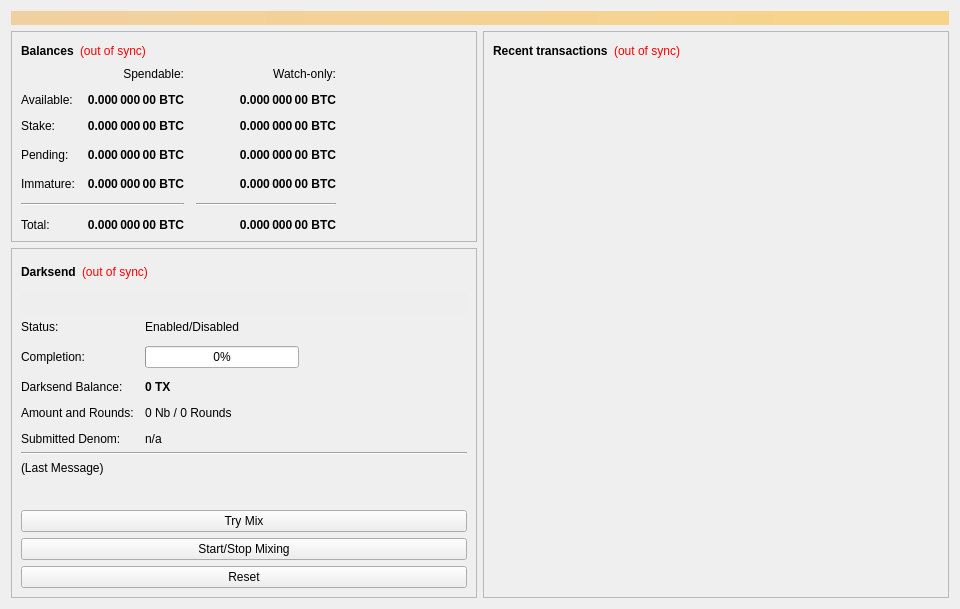
<?xml version="1.0" encoding="UTF-8"?>
<ui version="4.0">
 <class>OverviewPage</class>
 <widget class="QWidget" name="OverviewPage">
  <property name="geometry">
   <rect>
    <x>0</x>
    <y>0</y>
    <width>960</width>
    <height>594</height>
   </rect>
  </property>
  <property name="minimumSize">
   <size>
    <width>960</width>
    <height>0</height>
   </size>
  </property>
  <property name="windowTitle">
   <string>Form</string>
  </property>
  <layout class="QVBoxLayout" name="topLayout">
   <item>
    <widget class="QLabel" name="labelAlerts">
     <property name="visible">
      <bool>false</bool>
     </property>
     <property name="styleSheet">
      <string notr="true">background-color: qlineargradient(x1: 0, y1: 0, x2: 1, y2: 0, stop:0 #F0D0A0, stop:1 #F8D488); color:#000000;</string>
     </property>
     <property name="wordWrap">
      <bool>true</bool>
     </property>
     <property name="margin">
      <number>3</number>
     </property>
    </widget>
   </item>
   <item>
    <layout class="QHBoxLayout" name="horizontalLayout" stretch="1,1">
     <item>
      <layout class="QVBoxLayout" name="verticalLayout_2">
       <item>
        <widget class="QFrame" name="frame">
         <property name="frameShape">
          <enum>QFrame::StyledPanel</enum>
         </property>
         <property name="frameShadow">
          <enum>QFrame::Raised</enum>
         </property>
         <layout class="QVBoxLayout" name="verticalLayout_4">
          <item>
           <layout class="QHBoxLayout" name="horizontalLayout_4">
            <item>
             <widget class="QLabel" name="label_5">
              <property name="font">
               <font>
                <weight>75</weight>
                <bold>true</bold>
               </font>
              </property>
              <property name="text">
               <string>Balances</string>
              </property>
             </widget>
            </item>
            <item>
             <widget class="QLabel" name="labelWalletStatus">
              <property name="cursor">
               <cursorShape>WhatsThisCursor</cursorShape>
              </property>
              <property name="toolTip">
               <string>The displayed information may be out of date. Your wallet automatically synchronizes with the Niobium network after a connection is established, but this process has not completed yet.</string>
              </property>
              <property name="styleSheet">
               <string notr="true">QLabel { color: red; }</string>
              </property>
              <property name="text">
               <string notr="true">(out of sync)</string>
              </property>
              <property name="alignment">
               <set>Qt::AlignLeading|Qt::AlignLeft|Qt::AlignVCenter</set>
              </property>
             </widget>
            </item>
            <item>
             <spacer name="horizontalSpacer_3">
              <property name="orientation">
               <enum>Qt::Horizontal</enum>
              </property>
              <property name="sizeHint" stdset="0">
               <size>
                <width>40</width>
                <height>20</height>
               </size>
              </property>
             </spacer>
            </item>
           </layout>
          </item>
          <item>
           <layout class="QGridLayout" name="gridLayout">
            <property name="spacing">
             <number>12</number>
            </property>
            <item row="3" column="2">
             <widget class="QLabel" name="labelWatchPending">
              <property name="font">
               <font>
                <weight>75</weight>
                <bold>true</bold>
               </font>
              </property>
              <property name="cursor">
               <cursorShape>IBeamCursor</cursorShape>
              </property>
              <property name="toolTip">
               <string>Unconfirmed transactions to watch-only addresses</string>
              </property>
              <property name="text">
               <string notr="true">0.000 000 00 BTC</string>
              </property>
              <property name="alignment">
               <set>Qt::AlignRight|Qt::AlignTrailing|Qt::AlignVCenter</set>
              </property>
              <property name="textInteractionFlags">
               <set>Qt::LinksAccessibleByMouse|Qt::TextSelectableByKeyboard|Qt::TextSelectableByMouse</set>
              </property>
             </widget>
            </item>
            <item row="3" column="1">
             <widget class="QLabel" name="labelUnconfirmed">
              <property name="font">
               <font>
                <weight>75</weight>
                <bold>true</bold>
               </font>
              </property>
              <property name="cursor">
               <cursorShape>IBeamCursor</cursorShape>
              </property>
              <property name="toolTip">
               <string>Total of transactions that have yet to be confirmed, and do not yet count toward the spendable balance</string>
              </property>
              <property name="text">
               <string notr="true">0.000 000 00 BTC</string>
              </property>
              <property name="alignment">
               <set>Qt::AlignRight|Qt::AlignTrailing|Qt::AlignVCenter</set>
              </property>
              <property name="textInteractionFlags">
               <set>Qt::LinksAccessibleByMouse|Qt::TextSelectableByKeyboard|Qt::TextSelectableByMouse</set>
              </property>
             </widget>
            </item>
            <item row="4" column="2">
             <widget class="QLabel" name="labelWatchImmature">
              <property name="font">
               <font>
                <weight>75</weight>
                <bold>true</bold>
               </font>
              </property>
              <property name="cursor">
               <cursorShape>IBeamCursor</cursorShape>
              </property>
              <property name="toolTip">
               <string>Mined balance in watch-only addresses that has not yet matured</string>
              </property>
              <property name="text">
               <string notr="true">0.000 000 00 BTC</string>
              </property>
              <property name="alignment">
               <set>Qt::AlignRight|Qt::AlignTrailing|Qt::AlignVCenter</set>
              </property>
              <property name="textInteractionFlags">
               <set>Qt::LinksAccessibleByMouse|Qt::TextSelectableByKeyboard|Qt::TextSelectableByMouse</set>
              </property>
             </widget>
            </item>
            <item row="5" column="0" colspan="2">
             <widget class="Line" name="lineSpendableBalance">
              <property name="orientation">
               <enum>Qt::Horizontal</enum>
              </property>
             </widget>
            </item>
            <item row="5" column="2">
             <widget class="Line" name="lineWatchBalance">
              <property name="sizePolicy">
               <sizepolicy hsizetype="Preferred" vsizetype="Fixed">
                <horstretch>0</horstretch>
                <verstretch>0</verstretch>
               </sizepolicy>
              </property>
              <property name="minimumSize">
               <size>
                <width>140</width>
                <height>0</height>
               </size>
              </property>
              <property name="orientation">
               <enum>Qt::Horizontal</enum>
              </property>
             </widget>
            </item>
            <item row="6" column="0">
             <widget class="QLabel" name="labelTotalText">
              <property name="text">
               <string>Total:</string>
              </property>
             </widget>
            </item>
            <item row="4" column="1">
             <widget class="QLabel" name="labelImmature">
              <property name="font">
               <font>
                <weight>75</weight>
                <bold>true</bold>
               </font>
              </property>
              <property name="cursor">
               <cursorShape>IBeamCursor</cursorShape>
              </property>
              <property name="toolTip">
               <string>Mined balance that has not yet matured</string>
              </property>
              <property name="text">
               <string notr="true">0.000 000 00 BTC</string>
              </property>
              <property name="alignment">
               <set>Qt::AlignRight|Qt::AlignTrailing|Qt::AlignVCenter</set>
              </property>
              <property name="textInteractionFlags">
               <set>Qt::LinksAccessibleByMouse|Qt::TextSelectableByKeyboard|Qt::TextSelectableByMouse</set>
              </property>
             </widget>
            </item>
            <item row="3" column="3">
             <spacer name="horizontalSpacer_2">
              <property name="orientation">
               <enum>Qt::Horizontal</enum>
              </property>
              <property name="sizeHint" stdset="0">
               <size>
                <width>40</width>
                <height>20</height>
               </size>
              </property>
             </spacer>
            </item>
            <item row="4" column="0">
             <widget class="QLabel" name="labelImmatureText">
              <property name="text">
               <string>Immature:</string>
              </property>
             </widget>
            </item>
            <item row="6" column="1">
             <widget class="QLabel" name="labelTotal">
              <property name="font">
               <font>
                <weight>75</weight>
                <bold>true</bold>
               </font>
              </property>
              <property name="cursor">
               <cursorShape>IBeamCursor</cursorShape>
              </property>
              <property name="toolTip">
               <string>Your current total balance</string>
              </property>
              <property name="text">
               <string notr="true">0.000 000 00 BTC</string>
              </property>
              <property name="alignment">
               <set>Qt::AlignRight|Qt::AlignTrailing|Qt::AlignVCenter</set>
              </property>
              <property name="textInteractionFlags">
               <set>Qt::LinksAccessibleByMouse|Qt::TextSelectableByKeyboard|Qt::TextSelectableByMouse</set>
              </property>
             </widget>
            </item>
            <item row="6" column="2">
             <widget class="QLabel" name="labelWatchTotal">
              <property name="font">
               <font>
                <weight>75</weight>
                <bold>true</bold>
               </font>
              </property>
              <property name="cursor">
               <cursorShape>IBeamCursor</cursorShape>
              </property>
              <property name="toolTip">
               <string>Current total balance in watch-only addresses</string>
              </property>
              <property name="text">
               <string notr="true">0.000 000 00 BTC</string>
              </property>
              <property name="alignment">
               <set>Qt::AlignRight|Qt::AlignTrailing|Qt::AlignVCenter</set>
              </property>
              <property name="textInteractionFlags">
               <set>Qt::LinksAccessibleByMouse|Qt::TextSelectableByKeyboard|Qt::TextSelectableByMouse</set>
              </property>
             </widget>
            </item>
            <item row="0" column="2">
             <widget class="QLabel" name="labelWatchonly">
              <property name="text">
               <string>Watch-only:</string>
              </property>
              <property name="alignment">
               <set>Qt::AlignRight|Qt::AlignTrailing|Qt::AlignVCenter</set>
              </property>
             </widget>
            </item>
            <item row="1" column="0">
             <widget class="QLabel" name="labelBalanceText">
              <property name="text">
               <string>Available:</string>
              </property>
             </widget>
            </item>
            <item row="1" column="1">
             <widget class="QLabel" name="labelBalance">
              <property name="font">
               <font>
                <weight>75</weight>
                <bold>true</bold>
               </font>
              </property>
              <property name="cursor">
               <cursorShape>IBeamCursor</cursorShape>
              </property>
              <property name="toolTip">
               <string>Your current spendable balance</string>
              </property>
              <property name="text">
               <string notr="true">0.000 000 00 BTC</string>
              </property>
              <property name="alignment">
               <set>Qt::AlignRight|Qt::AlignTrailing|Qt::AlignVCenter</set>
              </property>
              <property name="textInteractionFlags">
               <set>Qt::LinksAccessibleByMouse|Qt::TextSelectableByKeyboard|Qt::TextSelectableByMouse</set>
              </property>
             </widget>
            </item>
            <item row="2" column="0">
             <widget class="QLabel" name="label_10">
              <property name="text">
               <string>Stake:</string>
              </property>
             </widget>
            </item>
            <item row="2" column="1">
             <widget class="QLabel" name="labelStake">
              <property name="font">
               <font>
                <weight>75</weight>
                <bold>true</bold>
               </font>
              </property>
              <property name="cursor">
               <cursorShape>IBeamCursor</cursorShape>
              </property>
              <property name="toolTip">
               <string>Total of coins that was staked, and do not yet count toward the current balance</string>
              </property>
              <property name="text">
               <string notr="true">0.000 000 00 BTC</string>
              </property>
              <property name="alignment">
               <set>Qt::AlignRight|Qt::AlignTrailing|Qt::AlignVCenter</set>
              </property>
              <property name="textInteractionFlags">
               <set>Qt::LinksAccessibleByMouse|Qt::TextSelectableByKeyboard|Qt::TextSelectableByMouse</set>
              </property>
             </widget>
            </item>
            <item row="2" column="2">
             <widget class="QLabel" name="labelWatchStake">
              <property name="font">
               <font>
                <weight>75</weight>
                <bold>true</bold>
               </font>
              </property>
              <property name="cursor">
               <cursorShape>IBeamCursor</cursorShape>
              </property>
              <property name="toolTip">
               <string>Total of coins that was staked in watch-only addresses, and do not yet count toward the current watch-only balance</string>
              </property>
              <property name="text">
               <string notr="true">0.000 000 00 BTC</string>
              </property>
              <property name="alignment">
               <set>Qt::AlignRight|Qt::AlignTrailing|Qt::AlignVCenter</set>
              </property>
              <property name="textInteractionFlags">
               <set>Qt::LinksAccessibleByMouse|Qt::TextSelectableByKeyboard|Qt::TextSelectableByMouse</set>
              </property>
             </widget>
            </item>
            <item row="1" column="2">
             <widget class="QLabel" name="labelWatchAvailable">
              <property name="font">
               <font>
                <weight>75</weight>
                <bold>true</bold>
               </font>
              </property>
              <property name="cursor">
               <cursorShape>IBeamCursor</cursorShape>
              </property>
              <property name="toolTip">
               <string>Your current balance in watch-only addresses</string>
              </property>
              <property name="text">
               <string notr="true">0.000 000 00 BTC</string>
              </property>
              <property name="alignment">
               <set>Qt::AlignRight|Qt::AlignTrailing|Qt::AlignVCenter</set>
              </property>
              <property name="textInteractionFlags">
               <set>Qt::LinksAccessibleByMouse|Qt::TextSelectableByKeyboard|Qt::TextSelectableByMouse</set>
              </property>
             </widget>
            </item>
            <item row="3" column="0">
             <widget class="QLabel" name="labelPendingText">
              <property name="text">
               <string>Pending:</string>
              </property>
             </widget>
            </item>
            <item row="0" column="1">
             <widget class="QLabel" name="labelSpendable">
              <property name="text">
               <string>Spendable:</string>
              </property>
              <property name="alignment">
               <set>Qt::AlignRight|Qt::AlignTrailing|Qt::AlignVCenter</set>
              </property>
             </widget>
            </item>
           </layout>
          </item>
         </layout>
        </widget>
       </item>
       <item>
        <widget class="QFrame" name="frameDarksend">
         <property name="sizePolicy">
          <sizepolicy hsizetype="Expanding" vsizetype="Expanding">
           <horstretch>0</horstretch>
           <verstretch>0</verstretch>
          </sizepolicy>
         </property>
         <property name="minimumSize">
          <size>
           <width>0</width>
           <height>350</height>
          </size>
         </property>
         <property name="layoutDirection">
          <enum>Qt::LeftToRight</enum>
         </property>
         <property name="frameShape">
          <enum>QFrame::StyledPanel</enum>
         </property>
         <property name="frameShadow">
          <enum>QFrame::Raised</enum>
         </property>
         <layout class="QVBoxLayout" name="verticalLayout_5">
          <item>
           <layout class="QHBoxLayout" name="horizontalLayout_5">
            <item>
             <widget class="QLabel" name="label_2">
              <property name="font">
               <font>
                <weight>75</weight>
                <bold>true</bold>
               </font>
              </property>
              <property name="text">
               <string>Darksend</string>
              </property>
             </widget>
            </item>
            <item>
             <widget class="QLabel" name="labelDarksendSyncStatus">
              <property name="toolTip">
               <string>The displayed information may be out of date. Your wallet automatically synchronizes with the Niobium network after a connection is established, but this process has not completed yet.</string>
              </property>
              <property name="styleSheet">
               <string notr="true">QLabel { color: red; }</string>
              </property>
              <property name="text">
               <string notr="true">(out of sync)</string>
              </property>
              <property name="alignment">
               <set>Qt::AlignLeading|Qt::AlignLeft|Qt::AlignVCenter</set>
              </property>
             </widget>
            </item>
            <item>
             <spacer name="horizontalSpacer_4">
              <property name="orientation">
               <enum>Qt::Horizontal</enum>
              </property>
              <property name="sizeHint" stdset="0">
               <size>
                <width>40</width>
                <height>20</height>
               </size>
              </property>
             </spacer>
            </item>
           </layout>
          </item>
          <item>
           <widget class="QPushButton" name="runAutoDenom">
            <property name="palette">
             <palette>
              <active>
               <colorrole role="WindowText">
                <brush brushstyle="SolidPattern">
                 <color alpha="255">
                  <red>0</red>
                  <green>0</green>
                  <blue>0</blue>
                 </color>
                </brush>
               </colorrole>
               <colorrole role="Button">
                <brush brushstyle="SolidPattern">
                 <color alpha="255">
                  <red>239</red>
                  <green>238</green>
                  <blue>238</blue>
                 </color>
                </brush>
               </colorrole>
               <colorrole role="Light">
                <brush brushstyle="SolidPattern">
                 <color alpha="255">
                  <red>255</red>
                  <green>255</green>
                  <blue>255</blue>
                 </color>
                </brush>
               </colorrole>
               <colorrole role="Midlight">
                <brush brushstyle="SolidPattern">
                 <color alpha="255">
                  <red>247</red>
                  <green>246</green>
                  <blue>246</blue>
                 </color>
                </brush>
               </colorrole>
               <colorrole role="Dark">
                <brush brushstyle="SolidPattern">
                 <color alpha="255">
                  <red>119</red>
                  <green>119</green>
                  <blue>119</blue>
                 </color>
                </brush>
               </colorrole>
               <colorrole role="Mid">
                <brush brushstyle="SolidPattern">
                 <color alpha="255">
                  <red>159</red>
                  <green>159</green>
                  <blue>159</blue>
                 </color>
                </brush>
               </colorrole>
               <colorrole role="Text">
                <brush brushstyle="SolidPattern">
                 <color alpha="255">
                  <red>0</red>
                  <green>0</green>
                  <blue>0</blue>
                 </color>
                </brush>
               </colorrole>
               <colorrole role="BrightText">
                <brush brushstyle="SolidPattern">
                 <color alpha="255">
                  <red>255</red>
                  <green>255</green>
                  <blue>255</blue>
                 </color>
                </brush>
               </colorrole>
               <colorrole role="ButtonText">
                <brush brushstyle="SolidPattern">
                 <color alpha="255">
                  <red>0</red>
                  <green>0</green>
                  <blue>0</blue>
                 </color>
                </brush>
               </colorrole>
               <colorrole role="Base">
                <brush brushstyle="SolidPattern">
                 <color alpha="255">
                  <red>255</red>
                  <green>255</green>
                  <blue>255</blue>
                 </color>
                </brush>
               </colorrole>
               <colorrole role="Window">
                <brush brushstyle="SolidPattern">
                 <color alpha="255">
                  <red>239</red>
                  <green>238</green>
                  <blue>238</blue>
                 </color>
                </brush>
               </colorrole>
               <colorrole role="Shadow">
                <brush brushstyle="SolidPattern">
                 <color alpha="255">
                  <red>0</red>
                  <green>0</green>
                  <blue>0</blue>
                 </color>
                </brush>
               </colorrole>
               <colorrole role="AlternateBase">
                <brush brushstyle="SolidPattern">
                 <color alpha="255">
                  <red>247</red>
                  <green>246</green>
                  <blue>246</blue>
                 </color>
                </brush>
               </colorrole>
               <colorrole role="ToolTipBase">
                <brush brushstyle="SolidPattern">
                 <color alpha="255">
                  <red>255</red>
                  <green>255</green>
                  <blue>220</blue>
                 </color>
                </brush>
               </colorrole>
               <colorrole role="ToolTipText">
                <brush brushstyle="SolidPattern">
                 <color alpha="255">
                  <red>0</red>
                  <green>0</green>
                  <blue>0</blue>
                 </color>
                </brush>
               </colorrole>
              </active>
              <inactive>
               <colorrole role="WindowText">
                <brush brushstyle="SolidPattern">
                 <color alpha="255">
                  <red>0</red>
                  <green>0</green>
                  <blue>0</blue>
                 </color>
                </brush>
               </colorrole>
               <colorrole role="Button">
                <brush brushstyle="SolidPattern">
                 <color alpha="255">
                  <red>239</red>
                  <green>238</green>
                  <blue>238</blue>
                 </color>
                </brush>
               </colorrole>
               <colorrole role="Light">
                <brush brushstyle="SolidPattern">
                 <color alpha="255">
                  <red>255</red>
                  <green>255</green>
                  <blue>255</blue>
                 </color>
                </brush>
               </colorrole>
               <colorrole role="Midlight">
                <brush brushstyle="SolidPattern">
                 <color alpha="255">
                  <red>247</red>
                  <green>246</green>
                  <blue>246</blue>
                 </color>
                </brush>
               </colorrole>
               <colorrole role="Dark">
                <brush brushstyle="SolidPattern">
                 <color alpha="255">
                  <red>119</red>
                  <green>119</green>
                  <blue>119</blue>
                 </color>
                </brush>
               </colorrole>
               <colorrole role="Mid">
                <brush brushstyle="SolidPattern">
                 <color alpha="255">
                  <red>159</red>
                  <green>159</green>
                  <blue>159</blue>
                 </color>
                </brush>
               </colorrole>
               <colorrole role="Text">
                <brush brushstyle="SolidPattern">
                 <color alpha="255">
                  <red>0</red>
                  <green>0</green>
                  <blue>0</blue>
                 </color>
                </brush>
               </colorrole>
               <colorrole role="BrightText">
                <brush brushstyle="SolidPattern">
                 <color alpha="255">
                  <red>255</red>
                  <green>255</green>
                  <blue>255</blue>
                 </color>
                </brush>
               </colorrole>
               <colorrole role="ButtonText">
                <brush brushstyle="SolidPattern">
                 <color alpha="255">
                  <red>0</red>
                  <green>0</green>
                  <blue>0</blue>
                 </color>
                </brush>
               </colorrole>
               <colorrole role="Base">
                <brush brushstyle="SolidPattern">
                 <color alpha="255">
                  <red>255</red>
                  <green>255</green>
                  <blue>255</blue>
                 </color>
                </brush>
               </colorrole>
               <colorrole role="Window">
                <brush brushstyle="SolidPattern">
                 <color alpha="255">
                  <red>239</red>
                  <green>238</green>
                  <blue>238</blue>
                 </color>
                </brush>
               </colorrole>
               <colorrole role="Shadow">
                <brush brushstyle="SolidPattern">
                 <color alpha="255">
                  <red>0</red>
                  <green>0</green>
                  <blue>0</blue>
                 </color>
                </brush>
               </colorrole>
               <colorrole role="AlternateBase">
                <brush brushstyle="SolidPattern">
                 <color alpha="255">
                  <red>247</red>
                  <green>246</green>
                  <blue>246</blue>
                 </color>
                </brush>
               </colorrole>
               <colorrole role="ToolTipBase">
                <brush brushstyle="SolidPattern">
                 <color alpha="255">
                  <red>255</red>
                  <green>255</green>
                  <blue>220</blue>
                 </color>
                </brush>
               </colorrole>
               <colorrole role="ToolTipText">
                <brush brushstyle="SolidPattern">
                 <color alpha="255">
                  <red>0</red>
                  <green>0</green>
                  <blue>0</blue>
                 </color>
                </brush>
               </colorrole>
              </inactive>
              <disabled>
               <colorrole role="WindowText">
                <brush brushstyle="SolidPattern">
                 <color alpha="255">
                  <red>119</red>
                  <green>119</green>
                  <blue>119</blue>
                 </color>
                </brush>
               </colorrole>
               <colorrole role="Button">
                <brush brushstyle="SolidPattern">
                 <color alpha="255">
                  <red>239</red>
                  <green>238</green>
                  <blue>238</blue>
                 </color>
                </brush>
               </colorrole>
               <colorrole role="Light">
                <brush brushstyle="SolidPattern">
                 <color alpha="255">
                  <red>255</red>
                  <green>255</green>
                  <blue>255</blue>
                 </color>
                </brush>
               </colorrole>
               <colorrole role="Midlight">
                <brush brushstyle="SolidPattern">
                 <color alpha="255">
                  <red>247</red>
                  <green>246</green>
                  <blue>246</blue>
                 </color>
                </brush>
               </colorrole>
               <colorrole role="Dark">
                <brush brushstyle="SolidPattern">
                 <color alpha="255">
                  <red>119</red>
                  <green>119</green>
                  <blue>119</blue>
                 </color>
                </brush>
               </colorrole>
               <colorrole role="Mid">
                <brush brushstyle="SolidPattern">
                 <color alpha="255">
                  <red>159</red>
                  <green>159</green>
                  <blue>159</blue>
                 </color>
                </brush>
               </colorrole>
               <colorrole role="Text">
                <brush brushstyle="SolidPattern">
                 <color alpha="255">
                  <red>119</red>
                  <green>119</green>
                  <blue>119</blue>
                 </color>
                </brush>
               </colorrole>
               <colorrole role="BrightText">
                <brush brushstyle="SolidPattern">
                 <color alpha="255">
                  <red>255</red>
                  <green>255</green>
                  <blue>255</blue>
                 </color>
                </brush>
               </colorrole>
               <colorrole role="ButtonText">
                <brush brushstyle="SolidPattern">
                 <color alpha="255">
                  <red>119</red>
                  <green>119</green>
                  <blue>119</blue>
                 </color>
                </brush>
               </colorrole>
               <colorrole role="Base">
                <brush brushstyle="SolidPattern">
                 <color alpha="255">
                  <red>239</red>
                  <green>238</green>
                  <blue>238</blue>
                 </color>
                </brush>
               </colorrole>
               <colorrole role="Window">
                <brush brushstyle="SolidPattern">
                 <color alpha="255">
                  <red>239</red>
                  <green>238</green>
                  <blue>238</blue>
                 </color>
                </brush>
               </colorrole>
               <colorrole role="Shadow">
                <brush brushstyle="SolidPattern">
                 <color alpha="255">
                  <red>0</red>
                  <green>0</green>
                  <blue>0</blue>
                 </color>
                </brush>
               </colorrole>
               <colorrole role="AlternateBase">
                <brush brushstyle="SolidPattern">
                 <color alpha="255">
                  <red>239</red>
                  <green>238</green>
                  <blue>238</blue>
                 </color>
                </brush>
               </colorrole>
               <colorrole role="ToolTipBase">
                <brush brushstyle="SolidPattern">
                 <color alpha="255">
                  <red>255</red>
                  <green>255</green>
                  <blue>220</blue>
                 </color>
                </brush>
               </colorrole>
               <colorrole role="ToolTipText">
                <brush brushstyle="SolidPattern">
                 <color alpha="255">
                  <red>0</red>
                  <green>0</green>
                  <blue>0</blue>
                 </color>
                </brush>
               </colorrole>
              </disabled>
             </palette>
            </property>
            <property name="focusPolicy">
             <enum>Qt::NoFocus</enum>
            </property>
            <property name="autoFillBackground">
             <bool>true</bool>
            </property>
            <property name="text">
             <string/>
            </property>
            <property name="flat">
             <bool>true</bool>
            </property>
           </widget>
          </item>
          <item>
           <layout class="QFormLayout" name="formLayout">
            <property name="fieldGrowthPolicy">
             <enum>QFormLayout::AllNonFixedFieldsGrow</enum>
            </property>
            <property name="horizontalSpacing">
             <number>11</number>
            </property>
            <property name="verticalSpacing">
             <number>12</number>
            </property>
            <item row="0" column="0">
             <widget class="QLabel" name="label_6">
              <property name="text">
               <string>Status:</string>
              </property>
             </widget>
            </item>
            <item row="1" column="0">
             <widget class="QLabel" name="label_7">
              <property name="text">
               <string>Completion:</string>
              </property>
             </widget>
            </item>
            <item row="1" column="1">
             <widget class="QProgressBar" name="darksendProgress">
              <property name="maximumSize">
               <size>
                <width>154</width>
                <height>16777215</height>
               </size>
              </property>
              <property name="value">
               <number>0</number>
              </property>
             </widget>
            </item>
            <item row="3" column="0">
             <widget class="QLabel" name="labelAnonymizedText">
              <property name="text">
               <string>Darksend Balance:</string>
              </property>
             </widget>
            </item>
            <item row="3" column="1">
             <widget class="QLabel" name="labelAnonymized">
              <property name="font">
               <font>
                <weight>75</weight>
                <bold>true</bold>
               </font>
              </property>
              <property name="text">
               <string notr="true">0 TX</string>
              </property>
             </widget>
            </item>
            <item row="4" column="0">
             <widget class="QLabel" name="label_8">
              <property name="text">
               <string>Amount and Rounds:</string>
              </property>
             </widget>
            </item>
            <item row="4" column="1">
             <widget class="QLabel" name="labelAmountRounds">
              <property name="text">
               <string>0 Nb / 0 Rounds</string>
              </property>
             </widget>
            </item>
            <item row="5" column="0">
             <widget class="QLabel" name="label_9">
              <property name="text">
               <string>Submitted Denom:</string>
              </property>
             </widget>
            </item>
            <item row="5" column="1">
             <widget class="QLabel" name="labelSubmittedDenom">
              <property name="toolTip">
               <string>The denominations you submitted to the Masternode.&lt;br&gt;To mix, other users must submit the exact same denominations.</string>
              </property>
              <property name="text">
               <string>n/a</string>
              </property>
             </widget>
            </item>
            <item row="0" column="1">
             <widget class="QLabel" name="darksendEnabled">
              <property name="text">
               <string>Enabled/Disabled</string>
              </property>
             </widget>
            </item>
           </layout>
          </item>
          <item>
           <widget class="Line" name="lineLastMessage">
            <property name="orientation">
             <enum>Qt::Horizontal</enum>
            </property>
           </widget>
          </item>
          <item>
           <widget class="QLabel" name="darksendStatus">
            <property name="minimumSize">
             <size>
              <width>288</width>
              <height>43</height>
             </size>
            </property>
            <property name="text">
             <string>(Last Message)</string>
            </property>
            <property name="alignment">
             <set>Qt::AlignLeading|Qt::AlignLeft|Qt::AlignTop</set>
            </property>
            <property name="wordWrap">
             <bool>true</bool>
            </property>
           </widget>
          </item>
          <item>
           <widget class="QPushButton" name="darksendAuto">
            <property name="sizePolicy">
             <sizepolicy hsizetype="MinimumExpanding" vsizetype="Fixed">
              <horstretch>0</horstretch>
              <verstretch>0</verstretch>
             </sizepolicy>
            </property>
            <property name="toolTip">
             <string>Try to manually submit a Darksend request.</string>
            </property>
            <property name="text">
             <string>Try Mix</string>
            </property>
           </widget>
          </item>
          <item>
           <widget class="QPushButton" name="toggleDarksend">
            <property name="sizePolicy">
             <sizepolicy hsizetype="MinimumExpanding" vsizetype="Fixed">
              <horstretch>0</horstretch>
              <verstretch>0</verstretch>
             </sizepolicy>
            </property>
            <property name="text">
             <string>Start/Stop Mixing</string>
            </property>
           </widget>
          </item>
          <item>
           <widget class="QPushButton" name="darksendReset">
            <property name="sizePolicy">
             <sizepolicy hsizetype="MinimumExpanding" vsizetype="Fixed">
              <horstretch>0</horstretch>
              <verstretch>0</verstretch>
             </sizepolicy>
            </property>
            <property name="toolTip">
             <string>Reset the current status of Darksend (can interrupt Darksend if it's in the process of Mixing, which can cost you money!)</string>
            </property>
            <property name="autoFillBackground">
             <bool>false</bool>
            </property>
            <property name="text">
             <string>Reset</string>
            </property>
           </widget>
          </item>
         </layout>
        </widget>
       </item>
       <item>
        <spacer name="verticalSpacer">
         <property name="orientation">
          <enum>Qt::Vertical</enum>
         </property>
         <property name="sizeHint" stdset="0">
          <size>
           <width>20</width>
           <height>40</height>
          </size>
         </property>
        </spacer>
       </item>
      </layout>
     </item>
     <item>
      <layout class="QVBoxLayout" name="verticalLayout_3">
       <item>
        <widget class="QFrame" name="frame_2">
         <property name="frameShape">
          <enum>QFrame::StyledPanel</enum>
         </property>
         <property name="frameShadow">
          <enum>QFrame::Raised</enum>
         </property>
         <layout class="QVBoxLayout" name="verticalLayout">
          <item>
           <layout class="QHBoxLayout" name="horizontalLayout_2">
            <item>
             <widget class="QLabel" name="label_4">
              <property name="font">
               <font>
                <weight>75</weight>
                <bold>true</bold>
               </font>
              </property>
              <property name="text">
               <string>Recent transactions</string>
              </property>
             </widget>
            </item>
            <item>
             <widget class="QLabel" name="labelTransactionsStatus">
              <property name="cursor">
               <cursorShape>WhatsThisCursor</cursorShape>
              </property>
              <property name="toolTip">
               <string>The displayed information may be out of date. Your wallet automatically synchronizes with the Niobium network after a connection is established, but this process has not completed yet.</string>
              </property>
              <property name="styleSheet">
               <string notr="true">QLabel { color: red; }</string>
              </property>
              <property name="text">
               <string notr="true">(out of sync)</string>
              </property>
              <property name="alignment">
               <set>Qt::AlignRight|Qt::AlignTrailing|Qt::AlignVCenter</set>
              </property>
             </widget>
            </item>
            <item>
             <spacer name="horizontalSpacer">
              <property name="orientation">
               <enum>Qt::Horizontal</enum>
              </property>
              <property name="sizeHint" stdset="0">
               <size>
                <width>40</width>
                <height>20</height>
               </size>
              </property>
             </spacer>
            </item>
           </layout>
          </item>
          <item>
           <widget class="QListView" name="listTransactions">
            <property name="styleSheet">
             <string notr="true">QListView { background: transparent; }</string>
            </property>
            <property name="frameShape">
             <enum>QFrame::NoFrame</enum>
            </property>
            <property name="verticalScrollBarPolicy">
             <enum>Qt::ScrollBarAlwaysOff</enum>
            </property>
            <property name="horizontalScrollBarPolicy">
             <enum>Qt::ScrollBarAlwaysOff</enum>
            </property>
            <property name="selectionMode">
             <enum>QAbstractItemView::NoSelection</enum>
            </property>
           </widget>
          </item>
         </layout>
        </widget>
       </item>
      </layout>
     </item>
    </layout>
   </item>
  </layout>
 </widget>
 <resources/>
 <connections/>
</ui>
